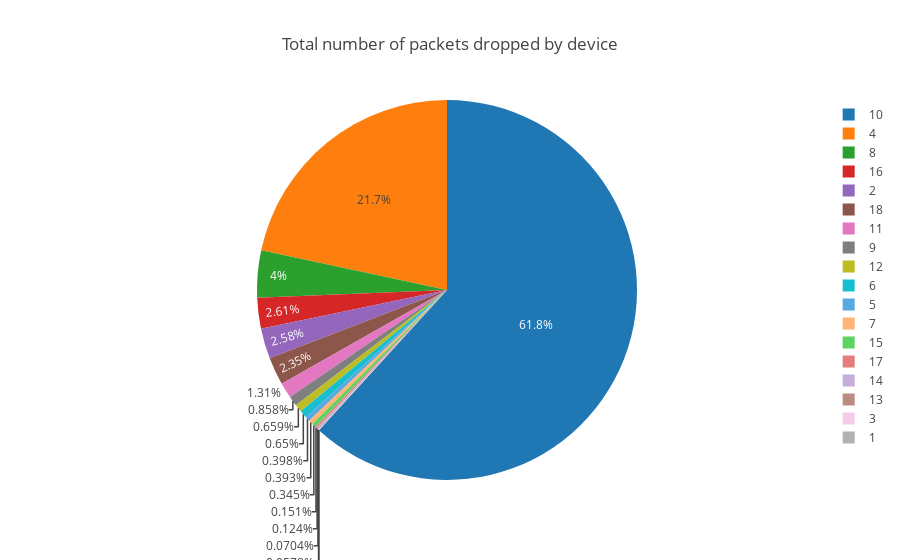

The cell this chart's notebook holds for it:
### Code cell
trace = go.Pie(labels=device_numbers, values=device_dropped_counts)
data=[trace]
layout = go.Layout(
        title="Total number of packets dropped by device"
    )
fig = go.Figure(data=data, layout=layout)
iplot(fig)

### Figure 1 — Plotly figure (JSON) as saved in the notebook; plotly's stock layout.template omitted (floating-point values rounded to 4 significant figures)
{"data": [{"labels": [1, 2, 3, 4, 5, 6, 7, 8, 9, 10, 11, 12, 13, 14, 15, 16, 17, 18], "type": "pie", "values": [36, 9881, 221, 82788, 1520, 2484, 1502, 15285, 3280, 236190, 5002, 2520, 269, 474, 1319, 9992, 578, 8996]}], "layout": {"title": "Total number of packets dropped by device"}}
